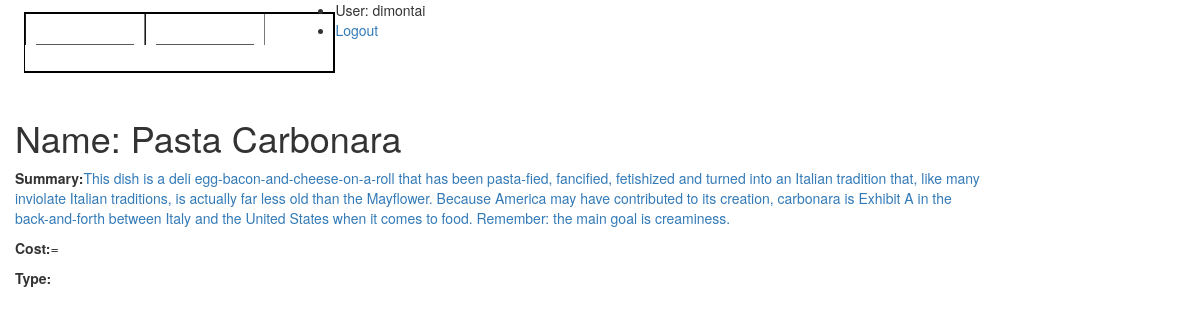
Page /catalog/food/1 (signed in) on the committed database.
### catalog/models.py (models this page shows, shortened)
class Food(models.Model):
    name = models.CharField(max_length=200)
    summary = models.TextField(max_length=1000, help_text="Enter a brief description of the food")
    Cost = models.CharField('Cost',max_length=13, unique=True, help_text='Enter a cost of the food')
    Type = models.ForeignKey('Type', on_delete=models.SET_NULL, null=True)

### catalog/views.py (the view)
# urls.py: path('food/<int:pk>', views.FoodDetailView.as_view(), name='food-detail'),
class FoodDetailView(generic.DetailView):
    model = Food

### catalog/templates/catalog/food_detail.html (shortened to what this page needs)
{% extends "base_generic.html" %}
{% block content %}
  <h1>Name: {{ food.name }}</h1>
  <p><strong>Summary:</strong><a href="">{{ food.summary }}</a></p>
  <p><strong>Cost:</strong>={{ food.cost }}</p>
  <p><strong>Type:</strong> {{ food.type.all|join:", " }}</p>
{% endblock %}

### catalog/templates/base_generic.html (shortened to what this page needs)
<!DOCTYPE html>
<html lang="en">
<head>
  <link rel="stylesheet" href="https://maxcdn.bootstrapcdn.com/bootstrap/3.3.7/css/bootstrap.min.css">
  <body>
<div id="css-menu">
<ul>
<li><a href="{% url 'index' %}">
<span class="text-top">Home</span>
</a></li>
<li><a href="{% url 'tables' %}">
<span class="text-top">Table</span>
</a></li>
<div class="dropdown">
  <button class="dropbtn">Menu</button>
</div>
</ul>
</div>
</body>
<ul class="sidebar-nav">
          {% if user.is_authenticated %}
           <li>User: {{ user.get_username }}</li>
           <li><a href="{% url 'logout'%}?next={{request.path}}">Logout</a></li>
          {% else %}
           <li><a href="{% url 'login'%}?next={{request.path}}">Login</a></li>
          {% endif %}
      </ul>
      <div class="col-sm-10 ">
      {% block content %}{% endblock %}
      </div>
</body>
</html>

### catalog/templates/base_generic.html (style rules this page uses)
#css-menu ul { list-style: none; font-family: Georgia, serif; font-size: 18px; font-style: italic; line-height: 1.4em; border:2px solid #000000; border-left: 1px solid #000000; float: left; padding: 0; margin: 12px 0 25px 24px }
#css-menu ul li { float: left }
#css-menu ul li a { display: block; text-decoration: none; background-color: ; padding: 5px 10px 0 10px; color: #fefefe; width: 120px; border-right: 1px solid #797979; border-left: 1px solid #191919 }
#css-menu ul li a span { display: block }
#css-menu ul li a span.text-top { border-bottom: 1px solid #595959 }
.dropbtn { color: white; padding: 16px; font-size: 16px; border: none; cursor: pointer; background: transparent; }
.dropdown { position: relative; display: inline-block; }

### rows in the picture
Food: name "Pasta Carbonara", summary "This dish is a deli egg-bacon-and-cheese-on-a-roll that has been pasta-fied, fancified, fetishized and turned into an Italian tradition that, like many inviolate Italian traditions, is actually far less old than the Mayflower. Because America may have contributed to its creation, carbonara is Exhibit A in the back-and-forth between Italy and the United States when it comes to food. Remember: the main goal is creaminess."

### other values in the picture
{{ user.get_username }} "dimontai"
